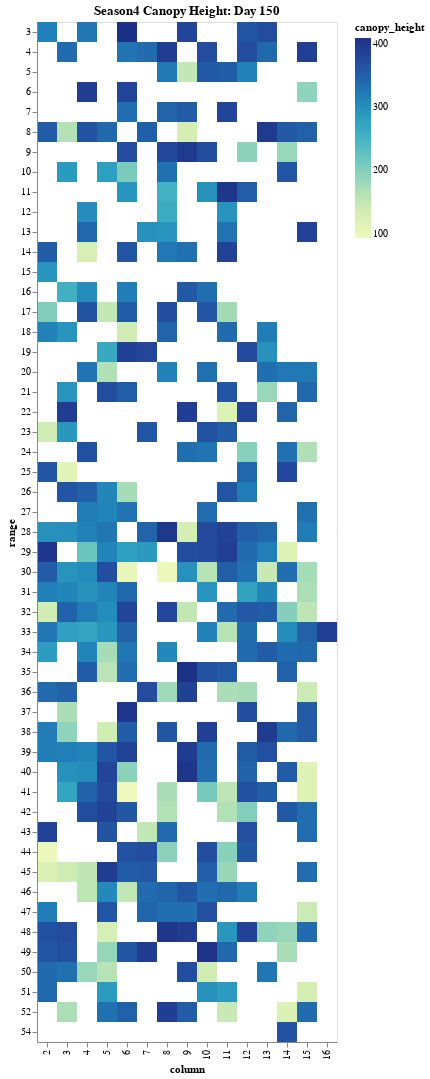

This figure's notebook cell:
### Code cell
charttitle = 'Season4 Canopy Height: Day '+str(selectedDay)
alt.Chart(recent_df,title=charttitle).mark_rect().encode(
    x='column:O',
    y='range:O',
    color='canopy_height',
    tooltip=[
        alt.Tooltip('cultivar', title='Cultivar'),
        alt.Tooltip('canopy_height:Q', title='Canopy Height'),
        alt.Tooltip('range:O',title='range'),
        alt.Tooltip('column:O',title='column')
    ]
)

### Figure 1 — Vega-Lite specification as saved in the notebook (floating-point values rounded to 4 significant figures; data arrays with more than 128 entries replaced by an {"elided": "..."} marker saying what was removed)
{"config": {"view": {"continuousWidth": 400, "continuousHeight": 300}}, "data": {"name": "data-ce0e5766ec19b3be56f11f591ac18af8"}, "mark": "rect", "encoding": {"color": {"type": "quantitative", "field": "canopy_height"}, "tooltip": [{"type": "nominal", "field": "cultivar", "title": "Cultivar"}, {"type": "quantitative", "field": "canopy_height", "title": "Canopy Height"}, {"type": "ordinal", "field": "range", "title": "range"}, {"type": "ordinal", "field": "column", "title": "column"}], "x": {"type": "ordinal", "field": "column"}, "y": {"type": "ordinal", "field": "range"}}, "title": "Season4 Canopy Height: Day 150", "$schema": "https://vega.github.io/schema/vega-lite/v4.8.1.json", "datasets": {"data-ce0e5766ec19b3be56f11f591ac18af8": {"elided": "351 records"}}}
